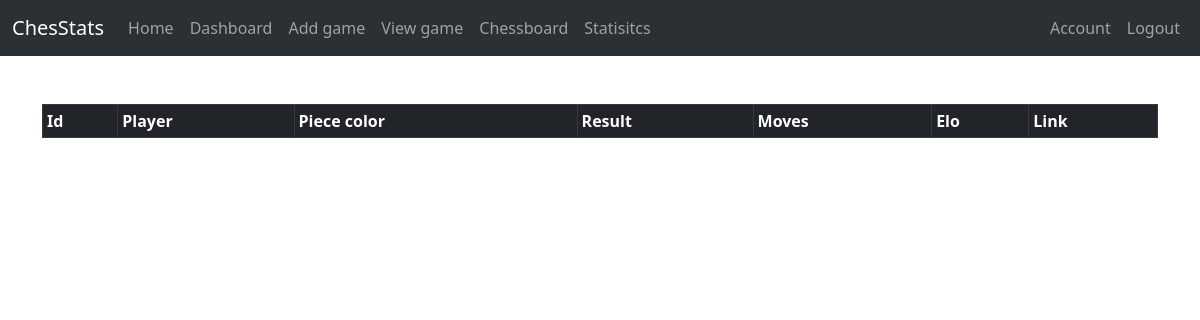
The page /game/view (signed in) on the database as committed earlier.
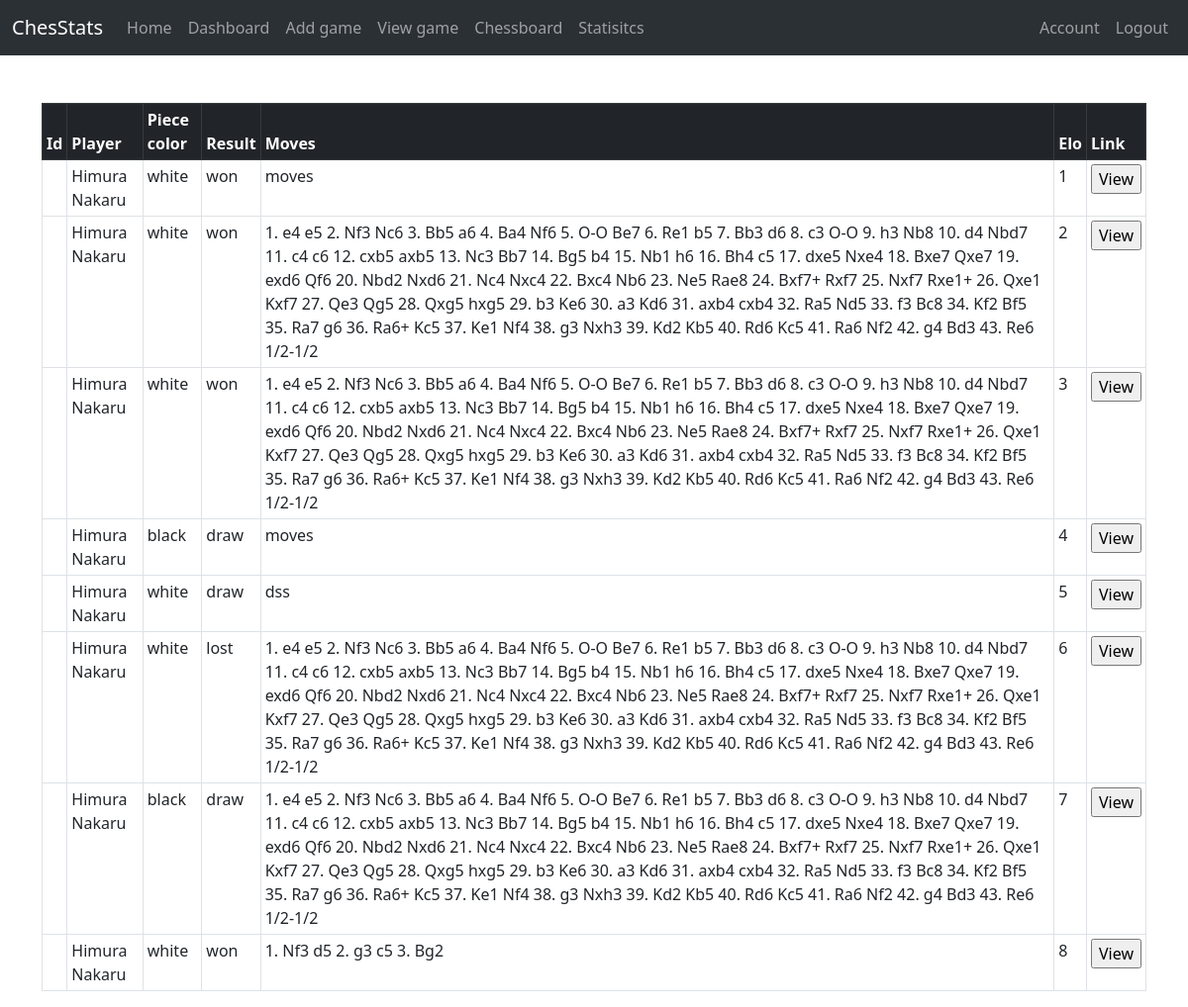
The same page on the database as committed later.
### tables this page shows
CREATE TABLE game (
	id INTEGER NOT NULL, 
	player VARCHAR(20) NOT NULL, 
	piece_color VARCHAR(20) NOT NULL, 
	result VARCHAR(20) NOT NULL, 
	moves VARCHAR(20) NOT NULL, 
	PRIMARY KEY (id)
);

### application/routes.py (the view)
@app.route("/game/view", methods=['GET', 'POST'])
@login_required
def view_game():
    conn = sqlite3.connect('instance/chessdb.db')
    curs = conn.cursor()
    curs.execute(f"SELECT *, ROW_NUMBER() OVER (ORDER BY id ASC) FROM game WHERE player = '{current_user.username}'")
    games = curs.fetchall()
    conn.commit()
    conn.close()
    return render_template('game_table.html', data=games)

### application/models.py (called while the page is built)
@login_manager.user_loader
def load_user(user_id):
     conn = sqlite3.connect("instance/chessdb.db")
     curs = conn.cursor()
     curs.execute("SELECT * from user where id = (?)", [user_id])
     query = curs.fetchone()
     conn.commit()
     conn.close()
     if query:
          return User(username=query[1], email=query[2], password=query[3], year_of_birth=query[4], elo=query[5], title=query[6])
     else:
          return None

### application/templates/game_table.html (shortened to what this page needs)
{% extends "layout.html" %}
{% block content %}
<div class="row p-4"></div>
<table class="table table-bordered table-sm">
    <thead class="table-dark">
        <tr>
          <th scope="col">Id</th>
          <th scope="col">Player</th>
          <th scope="col">Piece color</th>
          <th scope="col">Result</th>
          <th scope="col">Moves</th>
          <th scope="col">Elo</th>
          <th scope="col">Link</th>
        </tr>
    </thead>
    <tbody>
        {% for item in data %}
            <tr>
                <td>{{item[6]}}</td>
                <td>{{item[1]}}</td>
                <td>{{item[2]}}</td>
                <td>{{item[3]}}</td>
                <td>{{item[4]}}</td>
                <td>{{item[5]}}</td>
                <td>
                    <form method="POST" action="{{ url_for('game_board') }}">
                        <input onclick="window.location.href = '/game/board';" type="submit" value="View" />
                    </form>
                </td>
            </tr>
        {% endfor %}
    </tbody>
</table>
{% endblock %}

### application/templates/layout.html (shortened to what this page needs)
<!DOCTYPE html>
<html lang="en">
    <head>
        <link href="https://cdn.jsdelivr.net/npm/bootstrap@5.3.0-alpha1/dist/css/bootstrap.min.css" rel="stylesheet"
>
    </head>
    <body>
        <nav class="navbar navbar-expand-md bg-body-tertiary bg-dark" data-bs-theme="dark">
            <div class="container-fluid">
              <a class="navbar-brand" href="/">ChesStats</a>
              <div class="collapse navbar-collapse" id="navbarToggle">
                <div class="navbar-nav mr-auto">
                  <a class="nav-item nav-link" href="{{ url_for('index') }}">Home</a>
                </div>
                {% if current_user.is_authenticated %}
                  <div class="navbar-nav">
                    <a class="nav-item nav-link" href="{{ url_for('dashboard') }}">Dashboard</a>
                    <a class="nav-item nav-link" href="{{ url_for('add_game') }}">Add game</a>
                    <a class="nav-item nav-link" href="{{ url_for('view_game') }}">View game</a>
                    <a class="nav-item nav-link" href="{{ url_for('board') }}">Chessboard</a>
                    <a class="nav-item nav-link" href="{{ url_for('stats') }}">Statisitcs</a>
                  </div>
                  <div class="navbar-nav ms-auto">
                    <a class="nav-item nav-link" href="{{ url_for('account') }}">Account</a>
                    <a class="nav-item nav-link" href="{{ url_for('logout') }}">Logout</a>
                  </div>
                {% else %}
                  <div class="navbar-nav ms-auto">
                    <a class="nav-item nav-link" href="{{ url_for('login') }}">Login</a>
                    <a class="nav-item nav-link" href="{{ url_for('register') }}">Register</a>
                  </div>
                {% endif %}
              </div>
            </div>
          </nav>
          <main>
            <div class="container">
                <div class="row">
                    <div class=".col-md-12 col-sm-12 col-xm-12">
                        <div class="ml-auto mr-auto">
                          {% block content %}
                          {% endblock %}
                        </div>
                    </div>
                </div>
            </div>
          </main>
    </body>
</html>

Rows that differ between the two databases and show on the page:
added game: player "Himura Nakaru", piece_color "white", result "won", moves "moves", id "1"
added game: player "Himura Nakaru", piece_color "white", result "won", moves "1. e4 e5 2. Nf3 Nc6 3. Bb5 a6 4. Ba4 Nf6 5. O-O Be7 6. Re1 b5 7. Bb3 d6 8. c3 O-O 9. h3 Nb8 10. d4 Nbd7 11. c4 c6 12. cxb5 axb5 13. Nc3 Bb7 14. Bg5 b4 15. Nb1 h6 16. Bh4 c5 17. dxe5 Nxe4 18. Bxe7 Qxe7 19. exd6 Qf6 20. Nbd2 Nxd6 21. Nc4 Nxc4 22. Bxc4 Nb6 23. Ne5 Rae8 24. Bxf7+ Rxf7 25. Nxf7 Rxe1+ 26. Qxe1 Kxf7 27. Qe3 Qg5 28. Qxg5 hxg5 29. b3 Ke6 30. a3 Kd6 31. axb4 cxb4 32. Ra5 Nd5 33. f3 Bc8 34. Kf2 Bf5 35. Ra7 g6 36. Ra6+ Kc5 37. Ke1 Nf4 38. g3 Nxh3 39. Kd2 Kb5 40. Rd6 Kc5 41. Ra6 Nf2 42. g4 Bd3 43. Re6 1/2-1/2", id "2"
added game: player "Himura Nakaru", piece_color "white", result "won", moves "1. e4 e5 2. Nf3 Nc6 3. Bb5 a6 4. Ba4 Nf6 5. O-O Be7 6. Re1 b5 7. Bb3 d6 8. c3 O-O 9. h3 Nb8 10. d4 Nbd7 11. c4 c6 12. cxb5 axb5 13. Nc3 Bb7 14. Bg5 b4 15. Nb1 h6 16. Bh4 c5 17. dxe5 Nxe4 18. Bxe7 Qxe7 19. exd6 Qf6 20. Nbd2 Nxd6 21. Nc4 Nxc4 22. Bxc4 Nb6 23. Ne5 Rae8 24. Bxf7+ Rxf7 25. Nxf7 Rxe1+ 26. Qxe1 Kxf7 27. Qe3 Qg5 28. Qxg5 hxg5 29. b3 Ke6 30. a3 Kd6 31. axb4 cxb4 32. Ra5 Nd5 33. f3 Bc8 34. Kf2 Bf5 35. Ra7 g6 36. Ra6+ Kc5 37. Ke1 Nf4 38. g3 Nxh3 39. Kd2 Kb5 40. Rd6 Kc5 41. Ra6 Nf2 42. g4 Bd3 43. Re6 1/2-1/2", item "3"
added game: player "Himura Nakaru", piece_color "black", result "draw", moves "moves", item "4"
added game: player "Himura Nakaru", piece_color "white", result "draw", moves "dss", item "5"
added game: player "Himura Nakaru", piece_color "white", result "lost", moves "1. e4 e5 2. Nf3 Nc6 3. Bb5 a6 4. Ba4 Nf6 5. O-O Be7 6. Re1 b5 7. Bb3 d6 8. c3 O-O 9. h3 Nb8 10. d4 Nbd7 11. c4 c6 12. cxb5 axb5 13. Nc3 Bb7 14. Bg5 b4 15. Nb1 h6 16. Bh4 c5 17. dxe5 Nxe4 18. Bxe7 Qxe7 19. exd6 Qf6 20. Nbd2 Nxd6 21. Nc4 Nxc4 22. Bxc4 Nb6 23. Ne5 Rae8 24. Bxf7+ Rxf7 25. Nxf7 Rxe1+ 26. Qxe1 Kxf7 27. Qe3 Qg5 28. Qxg5 hxg5 29. b3 Ke6 30. a3 Kd6 31. axb4 cxb4 32. Ra5 Nd5 33. f3 Bc8 34. Kf2 Bf5 35. Ra7 g6 36. Ra6+ Kc5 37. Ke1 Nf4 38. g3 Nxh3 39. Kd2 Kb5 40. Rd6 Kc5 41. Ra6 Nf2 42. g4 Bd3 43. Re6 1/2-1/2", item "6"
added game: player "Himura Nakaru", piece_color "black", result "draw", moves "1. e4 e5 2. Nf3 Nc6 3. Bb5 a6 4. Ba4 Nf6 5. O-O Be7 6. Re1 b5 7. Bb3 d6 8. c3 O-O 9. h3 Nb8 10. d4 Nbd7 11. c4 c6 12. cxb5 axb5 13. Nc3 Bb7 14. Bg5 b4 15. Nb1 h6 16. Bh4 c5 17. dxe5 Nxe4 18. Bxe7 Qxe7 19. exd6 Qf6 20. Nbd2 Nxd6 21. Nc4 Nxc4 22. Bxc4 Nb6 23. Ne5 Rae8 24. Bxf7+ Rxf7 25. Nxf7 Rxe1+ 26. Qxe1 Kxf7 27. Qe3 Qg5 28. Qxg5 hxg5 29. b3 Ke6 30. a3 Kd6 31. axb4 cxb4 32. Ra5 Nd5 33. f3 Bc8 34. Kf2 Bf5 35. Ra7 g6 36. Ra6+ Kc5 37. Ke1 Nf4 38. g3 Nxh3 39. Kd2 Kb5 40. Rd6 Kc5 41. Ra6 Nf2 42. g4 Bd3 43. Re6 1/2-1/2", item "7"
added game: player "Himura Nakaru", piece_color "white", result "won", moves "1. Nf3 d5 2. g3 c5 3. Bg2", item "8"
